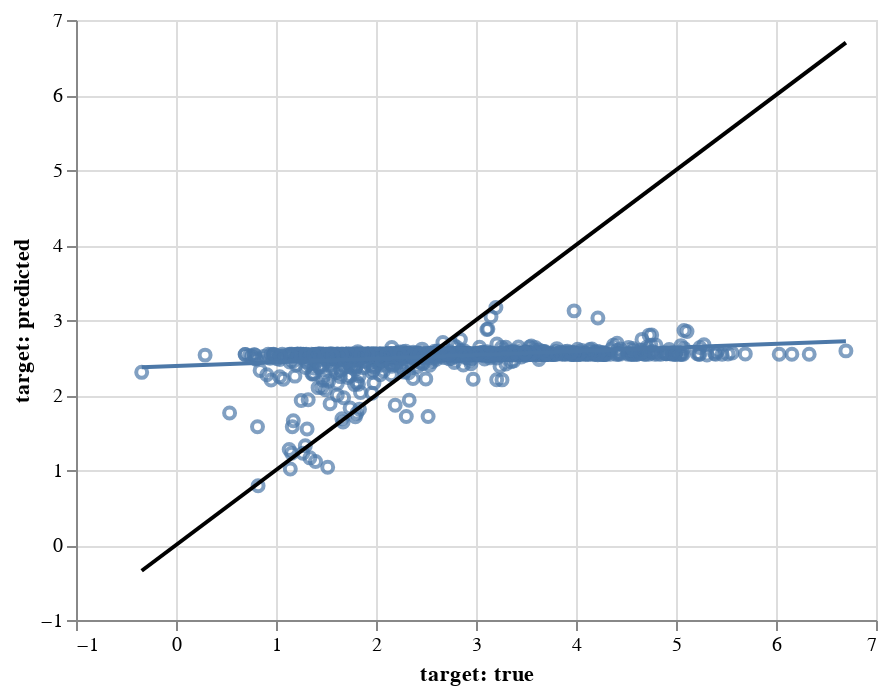

This figure's notebook cell:
### Code cell
tox_model_1.visualize('pair_predict', test_zhu_cf, untransform=True)

### Figure 1 — Vega-Lite specification as saved in the notebook (floating-point values rounded to 4 significant figures; data arrays with more than 128 entries replaced by an {"elided": "..."} marker saying what was removed)
{"config": {"view": {"continuousWidth": 400, "continuousHeight": 300}}, "layer": [{"mark": "point", "encoding": {"x": {"type": "quantitative", "field": "target: true", "scale": {"zero": false}}, "y": {"type": "quantitative", "field": "target: predicted", "scale": {"zero": false}}}}, {"mark": "line", "encoding": {"x": {"type": "quantitative", "field": "target: true", "scale": {"zero": false}}, "y": {"type": "quantitative", "field": "target: predicted", "scale": {"zero": false}}}, "transform": [{"on": "target: true", "regression": "target: predicted"}]}, {"data": {"name": "data-5e8da743e55c76447632128d7ca5eba7"}, "mark": {"type": "line", "color": "black"}, "encoding": {"x": {"type": "quantitative", "field": "target: true"}, "y": {"type": "quantitative", "field": "target: predicted"}}}], "data": {"name": "data-7b78ad250fad4b626412f35d0be0a5f2"}, "$schema": "https://vega.github.io/schema/vega-lite/v4.8.1.json", "datasets": {"data-7b78ad250fad4b626412f35d0be0a5f2": {"elided": "1469 records"}, "data-5e8da743e55c76447632128d7ca5eba7": [{"target: true": -0.343, "target: predicted": -0.343}, {"target: true": 6.699, "target: predicted": 6.699}]}}
